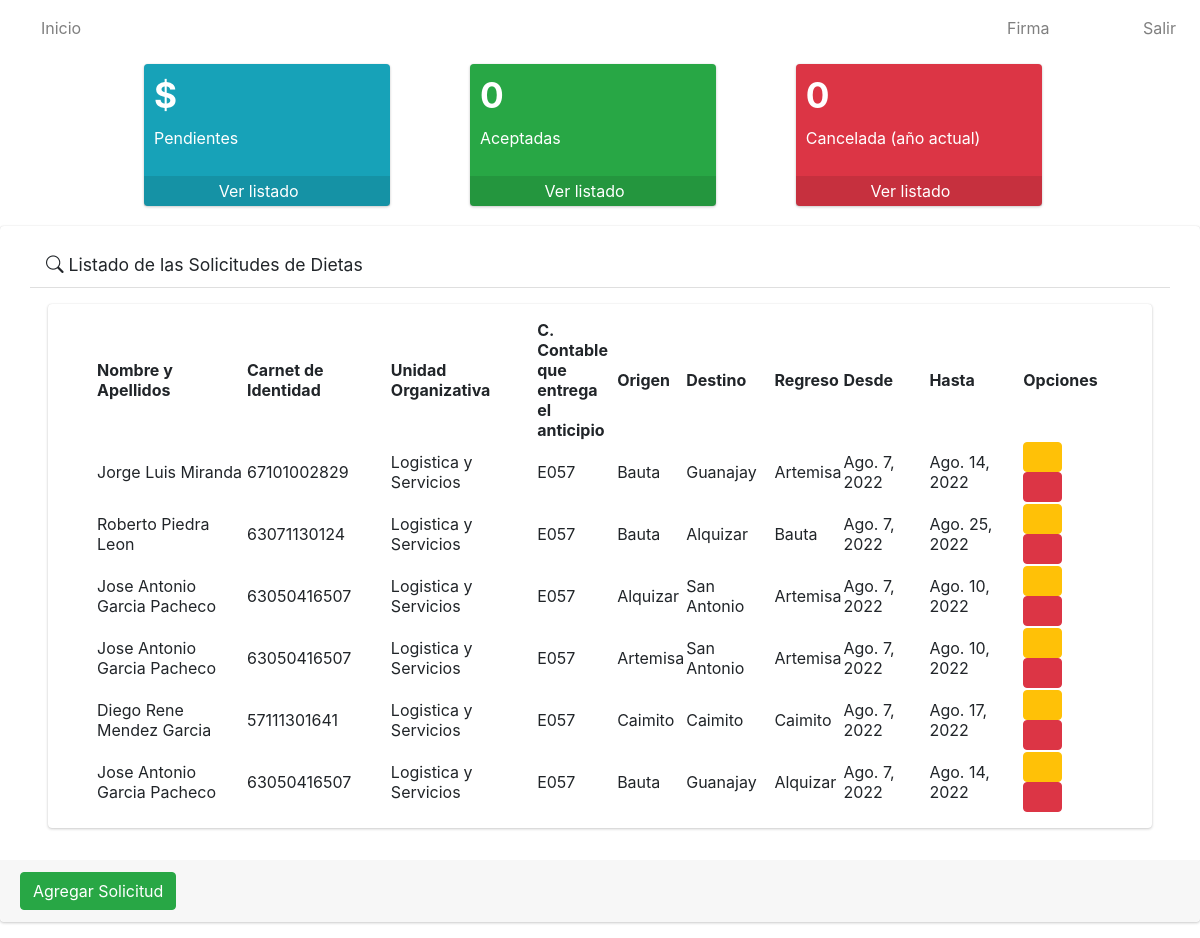
/, run on an earlier commit of the app's database.
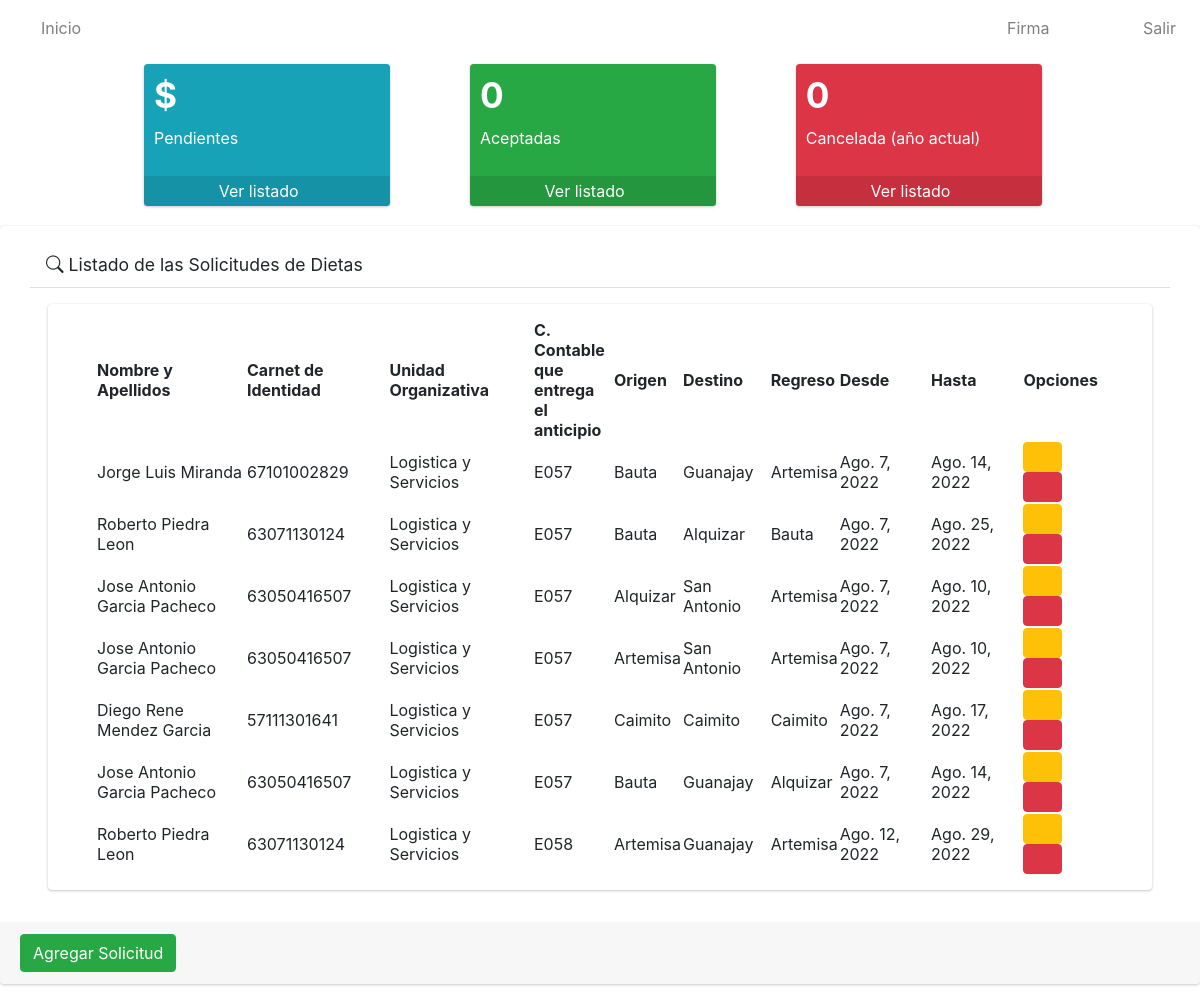
And on a later commit of the database.
### app/models.py (models this page shows, shortened)
class Solicitud(models.Model):
    numero=models.IntegerField()
    solicitante=models.ForeignKey(User, on_delete=models.CASCADE)
    trabajador=models.ForeignKey(Trabajador, on_delete=models.CASCADE)
    unidad_organizativa=models.ForeignKey(Unidad_Organizativa, on_delete=models.CASCADE)
    c_contable=models.CharField(max_length=4)
    provincia=models.ForeignKey(Provincia, on_delete=models.CASCADE)
    origen=models.ForeignKey(Municipio, on_delete=models.CASCADE, related_name='municipio_origen')
    destino=models.ForeignKey(Municipio, on_delete=models.CASCADE, related_name='municipio_destino')
    regreso=models.ForeignKey(Municipio, on_delete=models.CASCADE, related_name='municipio_regreso')
    fecha_inicio=models.DateField()
    fecha_final=models.DateField()
    estado=models.CharField(max_length=20)
    class Meta:
        verbose_name="Solicitud"
        verbose_name_plural="Solicitudes"

class Trabajador(models.Model):
    nombre_y_apellidos = models.CharField(max_length=80)
    ci=models.CharField(max_length=11, unique=True)
    def __str__(self):
            return self.nombre_y_apellidos
    class Meta:
        verbose_name = "Trabajador"
        verbose_name_plural = "Trabajadores"

class Unidad_Organizativa(models.Model):
    nombre=models.CharField(max_length=100)
    def __str__(self):
        return self.nombre
    class Meta:
        verbose_name="Unidad Organizativa"
        verbose_name_plural="Unidades Organizativas"

class Municipio(models.Model):
    nombre=models.CharField(max_length=30)
    provincia=models.ForeignKey(Provincia, on_delete=models.CASCADE)
    def __str__(self):
        return self.nombre
    class Meta:
        verbose_name="Municipio"
        verbose_name_plural="Municipios"

### app/views.py (the view, shortened to what this page needs)
# urls.py: path('', SolicitudListView.as_view(), name='solicitudes' ),
class SolicitudListView(ListView):
    model = Solicitud
    template_name = 'solicitudes/listar.html'

### app/templates/solicitudes/listar.html
{% extends 'base.html' %}
{% load static %}
{% block content %}
    <div class=" card card-default">
        <div class="card-header px-3 mb-3 mt-3 container">
            <h3 class="card-title">
            <i class="fas fa-exclamation-triangle bi bi-search"></i>
                Listado de las Solicitudes de Dietas
            </h3>
            </div>
        <div class="card card-body content-header mx-5 px-5">
            <table id="myTable" class="display" style="width: 100%;">
                <thead>
                    <tr>
                        <th>Nombre y Apellidos</th>
                        <th>Carnet de Identidad</th>
                        <th>Unidad Organizativa</th>
                        <th>C. Contable que entrega el anticipio</th>
                        <th>Origen</th>
                        <th>Destino</th>
                        <th>Regreso</th>
                        <th>Desde</th>
                        <th>Hasta</th>
                        <th>Opciones</th>
                    </tr>
                </thead>
                <tbody>
                    {% for i in object_list %}
                    <tr>
                        <td style="width: 150px;">{{i.trabajador}}</td>
                        <td>{{i.trabajador.ci}}</td>
                        <td>{{i.unidad_organizativa}}</td>
                        <td style="width: 80px;">{{i.c_contable}}</td>
                        <td>{{i.origen}}</td>
                        <td>{{i.destino}}</td>
                        <td>{{i.regreso}}</td>
                        <td>{{i.fecha_inicio}}</td>
                        <td>{{i.fecha_final}}</td>
                        <td>
                            <a href="#" type="button" class="btn btn-warning">
                                <i class="fas fa-edit"></i>
                            </a>
                            <a href="#" type="button" class="btn btn-danger">
                                <i class="fas fa-trash-alt"></i>
                            </a>
                        </td>
                    </tr>
                    {% endfor %}
                </tbody>
            </table>
        </div>
        <div class=" card-footer mt-3">
            <a href="{% url 'crear_solicitud' %}" type="button" class="btn btn-primary btn-success">
                Agregar Solicitud
            </a>
        </div>
    </div>
{% endblock %}

What changed in the data, as far as the page shows it:
added Solicitud: trabajador "Roberto Piedra Leon", trabajador.ci "63071130124", unidad_organizativa "Logistica y Servicios", c_contable "E058", origen "Artemisa", destino "Guanajay", regreso "Artemisa", fecha_inicio "Ago. 12, 2022", fecha_final "Ago. 29, 2022"
